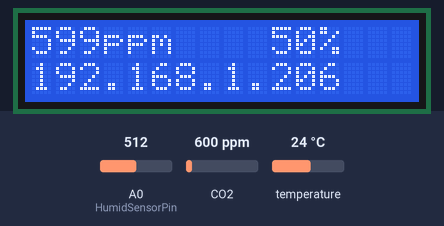
Recording of a sketch running on a simulated Arduino Uno, built with avr-gcc and run on an emulated ATmega328P. Parts: 16×2 character LCD. Wiring (inferred from the names in the program): CO2 sensor PWM output: data pin 2. Inputs (shaded band) come from the test bench; at power-on: CO2 600 ppm, A0 (HumidSensorPin) = 512, temperature 24 °C. WiFi joins after 1.5 s; servers stay silent unless stated; what the sketch prints to the serial monitor is not drawn.

Above: at 5.6 s.
5.7 s: CO2 set to 452 ppm
At 11.0 s:
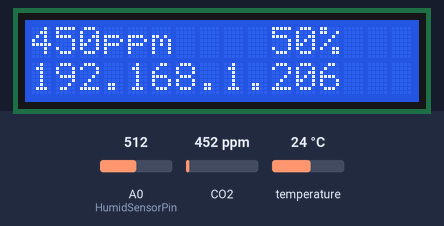
11.5 s: A0 (HumidSensorPin) set to 716
At 16.0 s:
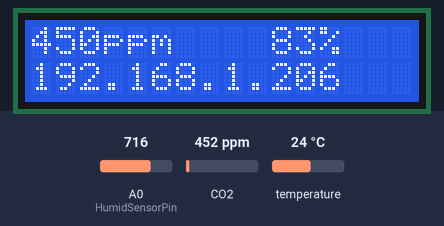
16.5 s: CO2 set to 1050 ppm
At 20.9 s:
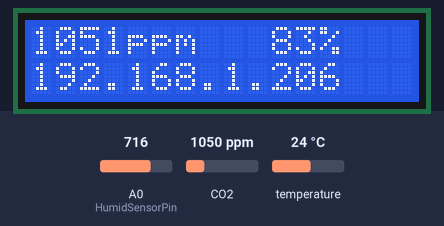
26.6 s: A0 (HumidSensorPin) set to 900
At 30.8 s:
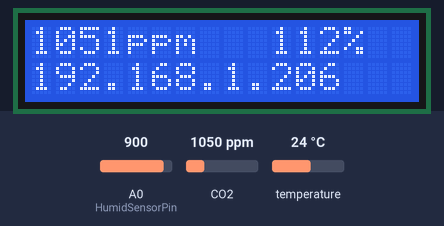
36.7 s: CO2 set to 1700 ppm
At 40.8 s:
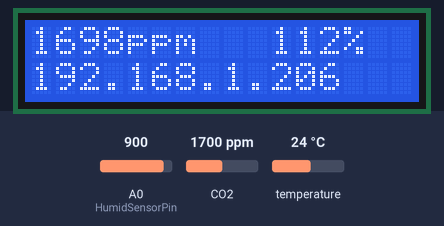
46.7 s: A0 (HumidSensorPin) set to 1023
At 50.7 s:
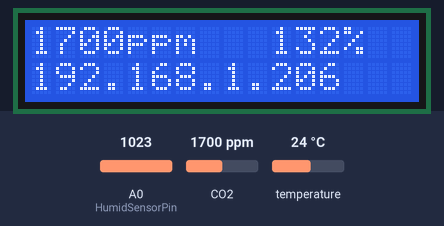
Timing chart, 0 to 52.2 s (numbered marks = the images above; inputs shaded):
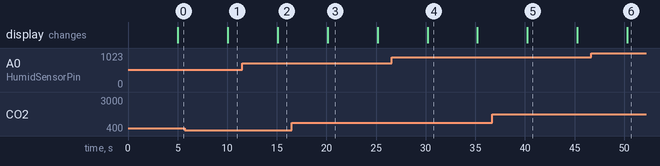

Measured:
- after the input at 5.7 s, the display: changes after 4.4 s (image 1)
- after the input at 11.5 s, the display: changes after 3.6 s (image 2)
- after the input at 16.5 s, the display: changes after 3.6 s (image 3)
- after the input at 46.7 s, the display: changes after 3.6 s (image 6)
- what the display in image 3 shows lasts 5.1 s, from 20.1 s to 25.2 s

The sketch:

teplomerPXsHumsMhz19.ino
```cpp
#include <Wire.h>
#include <LiquidCrystal_I2C.h>
#include <avr/wdt.h>
#include <OneWire.h>
#include <UIPEthernet.h>
EthernetServer server = EthernetServer(80);

#include "DHT.h"

LiquidCrystal_I2C lcd(0x27, 2, 1, 0, 4, 5, 6, 7, 3, POSITIVE);

const byte DHTPIN = 4; // what pin we're connected to
#define DHTTYPE DHT22 // DHT 22 (AM2302)

const unsigned long EtherQuery_Timeout = 15 * 60000L;
unsigned long EtherQueryLast;

const unsigned long MeasureTime_Period = 5 * 1000L;
unsigned long MeasureTimeLast;

int HumidSensorPin = A0;

DHT dht(DHTPIN, DHTTYPE);

int DS18S20_Pin = 3;
OneWire ds_Temp(DS18S20_Pin);

int DHTTemp;
int DHTHumid;

int co2, humidout;

#define MHZ19_INPUT_PIN 88

#define pwmPin 2
int preheatSec = 120;
int prevVal = LOW;
long th, tl, h, l, ppm = 0;

void PWM_ISR() {
  long tt = millis();
  int val = digitalRead(pwmPin);

  if (val == HIGH) {
    if (val != prevVal) {
      h = tt;
      tl = h - l;
      prevVal = val;
    }
  }  else {
    if (val != prevVal) {
      l = tt;
      th = l - h;
      prevVal = val;
      ppm = 5000 * (th - 2) / (th + tl - 4);
    }
  }
}


void setup()
{
  wdt_enable(WDTO_8S);

  Serial.begin(9600);

  lcd.begin(16, 2);              // initialize the lcd
  lcd.clear();
  lcd.noCursor();
  lcd.backlight();
  lcd.home ();                   // go home
  lcd.print(F("Starting ..."));


  //pinMode ( MHZ19_INPUT_PIN, INPUT );
  pinMode(pwmPin, INPUT);
  attachInterrupt(0, PWM_ISR, CHANGE);

  uint8_t mac[6] = {
    0x74, 0x73, 0x71, 0x2D, 0x32, 0x36                                  };
  IPAddress myIP(192, 168, 1, 206);
  Ethernet.begin(mac, myIP);
  server.begin();


  dht.begin();

  for (int i = 0; i < 10; i++) { //initialise ds18b20
    wdt_reset();
    get_ds_Temp();
  }


}

void loop()
{
  wdt_reset();

//ETHERNET PART
  if (EthernetClient client = server.available())
  {
    Serial.print(F("eth. "));
    client.print(co2);
    client.print(F(" "));
    client.print(humidout);
    client.stop();
    EtherQueryLast = millis();
  }

  if ((long)(millis() - MeasureTimeLast > MeasureTime_Period))
  {
    co2 = ppm;
    Serial.println(co2);
    Serial.println(F(" ppm"));

    float humid = analogRead(HumidSensorPin);
    humid = humid / 1023 * 5; //convert to voltage
    humid = humid - 0.958;  //remove zero offset
    humid = humid / 0.03068; //slope
    humidout = round(humid);
    Serial.println(humidout);

//  int dsTemp = round(get_ds_Temp());
//  if (dsTemp == -1000) {
//    lcd.print("Err");
//  }
//  else {
//    Serial.println(dsTemp);
//    lcd.print(dsTemp);
//    lcd.print("C____|");
//  }

  //getHumid();
//  Serial.println(DHTTemp);
//  Serial.println(DHTHumid);
//  lcd.setCursor (0, 1);
//  lcd.print(DHTTemp);
//  lcd.print("C|");
//  lcd.print(DHTHumid);
//  lcd.print("%____|");

    lcd.setCursor (0, 0);
    //lcd.print(F("CO2 "));
    lcd.print(co2);
    lcd.print(F("ppm    "));

    lcd.setCursor (10, 0);
    //lcd.print(F("RH "));
    lcd.print(humidout);
    lcd.print(F("%  "));

    lcd.setCursor (0, 1);
    lcd.print(F("192.168.1.206"));

    MeasureTimeLast = millis();
  }

  //reset ak sa ethernet neozyva
  if ((long)(millis() - EtherQueryLast > EtherQuery_Timeout))
  {
    Serial.println(F("EtherQueryLastTimeout"));
    while (1);
  }

}


float get_ds_Temp() {
  //returns the temperature from one DS18S20 in DEG Celsius

  byte data[12];
  byte addr[8];

  if ( !ds_Temp.search(addr)) {
    //no more sensors on chain, reset search
    ds_Temp.reset_search();
    Serial.println(F("no more sensors on chain, reset search!"));
    return -1000;
  }

  if ( OneWire::crc8( addr, 7) != addr[7]) {
    Serial.println(F("CRC is not valid!"));
    return -1000;
  }

  if ( addr[0] != 0x10 && addr[0] != 0x28) {
    Serial.print(F("Device is not recognized"));
    return -1000;
  }

  ds_Temp.reset();
  ds_Temp.select(addr);
  ds_Temp.write(0x44); // start conversion

  byte present = ds_Temp.reset();
  ds_Temp.select(addr);
  ds_Temp.write(0xBE); // Read Scratchpad


  for (int i = 0; i < 9; i++) { // we need 9 bytes
    data[i] = ds_Temp.read();
  }

  ds_Temp.reset_search();

  byte MSB = data[1];
  byte LSB = data[0];

  float tempRead = ((MSB << 8) | LSB); //using two's compliment
  float TemperatureSum = tempRead / 16;

  if (data[8] != OneWire::crc8(data, 8)) {
    Serial.print(F("ERROR: CRC didn't match\n"));
    return -1000;
  }

  return TemperatureSum;

}


void getHumid(void){
  float h = dht.readHumidity();
  float t = dht.readTemperature();
  if (isnan(t) || isnan(h)) {
#ifdef DEBUG
    Serial.println(F("DHT: failed"));
#endif
  }
  else {
    DHTTemp = t;
    DHTHumid = h;
  }

}
```
